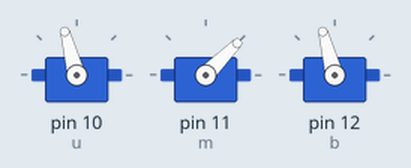
This sketch was run on a simulated Arduino Uno, built with avr-gcc and run on an emulated ATmega328P. Shown: 3 × servo.

Above: at 1.05 s.
At 1.4 s:
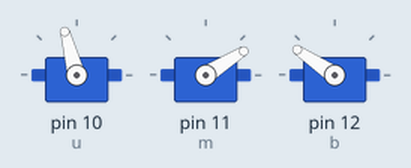
At 1.8 s:
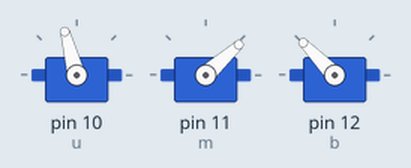
At 2.2 s:
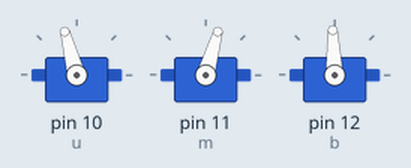
At 2.8 s:
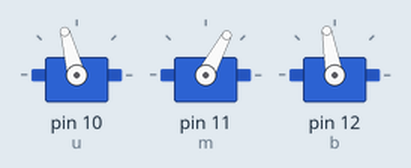
Timing chart, 0 to 4.0 s (numbered marks = the images above):
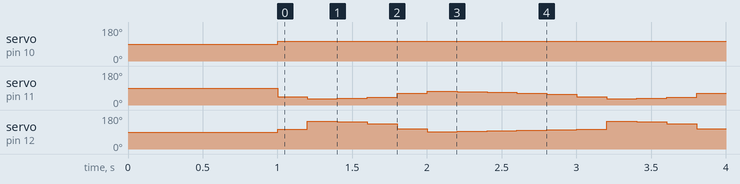

Measured:
- by itself, servo on pin 10 (u): 90° → 105° at 1.0 s
- by itself, servo on pin 11 (m): repeats every 2.0 s: 32° 0.20 s, 35° 0.20 s, 42° 0.20 s, 61° 0.20 s, 74° 0.20 s, 70° 0.20 s, 67° 0.20 s, 62° 0.20 s, 58° 0.20 s, 45° 0.20 s
- by itself, servo on pin 12 (b): repeats every 2.0 s: 146° 0.20 s, 143° 0.20 s, 134° 0.20 s, 107° 0.20 s, 92° 0.20 s, 94° 0.20 s, 97° 0.20 s, 100° 0.20 s, 102° 0.20 s, 105° 0.20 s

The sketch:

front_leg_motion.ino
```cpp
#include <Servo.h>
Servo u;
Servo m;
Servo b;
static int t1=200,t2=0,t3=0;
int spoint_u = 105;
int spoint_m = 85;
int spoint_b = 40;
//t2 is -ve t1or going out multi t2 ot1 python by -1
// change link lengths in the code

void setup() {
  // put your setup code here, to run once:
u.attach(10);
m.attach(11);
b.attach(12);

_delay_ms(1000);

}
void loop()
{
//1
u.write(spoint_u+(0));
m.write(spoint_m+(-40));
b.write(spoint_b+(65));
_delay_ms(t1);

//2
u.write(spoint_u+(0));
m.write(spoint_m+(-53));
b.write(spoint_b+(106));
_delay_ms(t1);

u.write(spoint_u+(0));
m.write(spoint_m+(-50));
b.write(spoint_b+(103));
_delay_ms(t1);

u.write(spoint_u+(0));
m.write(spoint_m+(-43));
b.write(spoint_b+(94));
_delay_ms(t1);

u.write(spoint_u+(0));
m.write(spoint_m+(-24));
b.write(spoint_b+(67));
_delay_ms(t1);
//3
u.write(spoint_u+(0));
m.write(spoint_m+(-11));
b.write(spoint_b+(52));
_delay_ms(t1);
//4
u.write(spoint_u+(0));
m.write(spoint_m+(-15));
b.write(spoint_b+(54));
_delay_ms(t1);
//5
u.write(spoint_u+(0));
m.write(spoint_m+(-18));
b.write(spoint_b+(57));
_delay_ms(t1);
//6
u.write(spoint_u+(0));
m.write(spoint_m+(-23));
b.write(spoint_b+(60));
_delay_ms(t1);
//7
u.write(spoint_u+(0));
m.write(spoint_m+(-27));
b.write(spoint_b+(62));
_delay_ms(t1);

}
```
